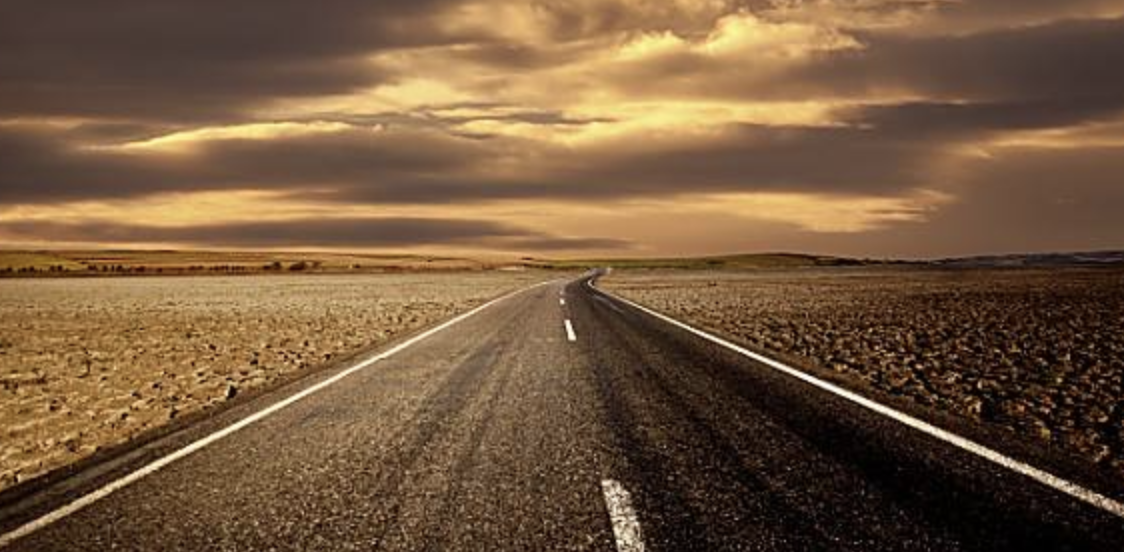
//> input picture road.png, 1124 x 552 px
$ ./houghline   (built with g++ and OpenCV 4)
//> lines starting //> are read from the running program, lines starting //| are printed output that depends on the picture; after the words box and inside, x2 and y2 are one past the last pixel; in counts of white or black regions, pixels touching at a corner belong together
//
// Created by zysC on 2018/1/15.
//
#include <iostream>
#include <opencv2/opencv.hpp>
#include <opencv2/imgcodecs/imgcodecs.hpp>
#include <opencv2/core/core.hpp>
#include <opencv2/highgui/highgui.hpp>
using namespace std;
using namespace cv;

#define PI 3.1415926
int main()
{
        cv::Mat image = cv::imread ("road.png");
//> image is the input picture: 552 rows x 1124 cols, CV_8UC3; mean B, G, R 62.1, 89, 117
         Mat origin=image.clone();
        cv::Mat result;
        cv::cvtColor (image,result,CV_BGRA2GRAY);
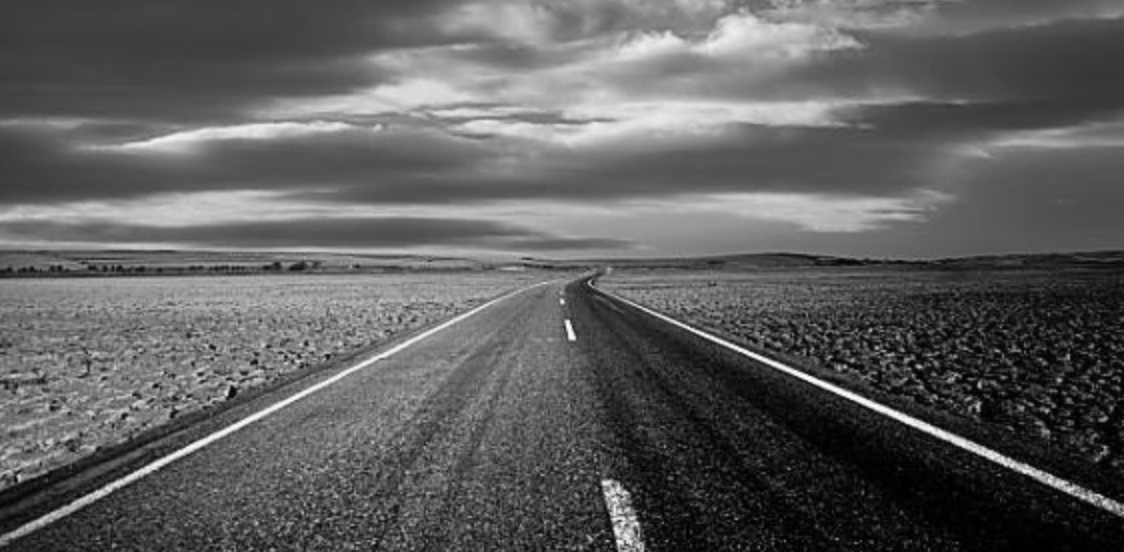
//> result: 552 rows x 1124 cols, CV_8UC1; min 0, max 252, mean 94.3
        medianBlur(result,result,7);
        cv::Mat contours;
        cv::Canny (result,contours,125,350);  //边缘检测
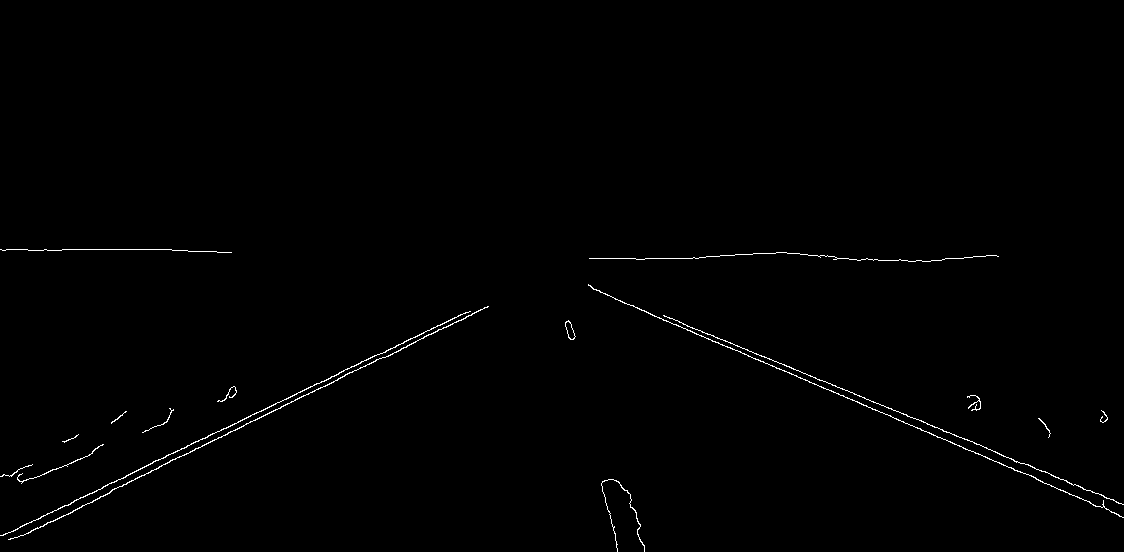
//> contours: 552 rows x 1124 cols, CV_8UC1; 0.62% white in thin lines or dots, all inside (x1, y1, x2, y2) = (0, 249, 1124, 552)
        std::vector<cv::Vec2f> lines;
        /*霍夫变换,获得一组极坐标参数（rho，theta）,每一对对应一条直线，保存到lines
          第3,4个参数表示在（rho，theta)坐标系里横纵坐标的最小单位，即步长*/
        cv::HoughLines (contours,lines,0.3,PI/180,80);
//> lines = 5 lines (rho, theta): [249, 1.57], [258, 1.57], [35.1, 1.97], [489, 1.12], [483, 1.12]
        std::vector<cv::Vec2f>::const_iterator iter = lines.begin ();
        std::cout<<lines.size ()<<std::endl;
//| 5
        while(iter != lines.end())
        {
            float rho = (*iter)[0];
            float theta = (*iter)[1];
            if(theta<PI/4.||theta>3.*PI/4)
            {   //画交点在上下两边的直线
                cv::Point pt1(rho/cos(theta),0);
                cv::Point pt2((rho-result.rows*sin(theta))/cos(theta),result.rows);
                cv::line(image,pt1,pt2,cv::Scalar(255),1);
            }
            else
            {   //画交点在左右两边的直线
                cv::Point pt1(0,rho/sin(theta));
                cv::Point pt2(result.cols,(rho-result.cols*cos(theta)/sin(theta)));
                cv::line(image,pt1,pt2,cv::Scalar(255),3);
            }
            ++iter;
        }
//> this loop made 5 passes
//> (rho, theta, pt1, pt2) on passes 1 to 5: (249, 1.57, Point(0, 249), Point(1124, 249)), (258, 1.57, Point(0, 258), Point(1124, 258)), (35.1, 1.97, Point(0, 38), Point(1124, 512)), (489, 1.12, Point(0, 544), Point(1124, -59)), (483, 1.12, Point(0, 537), Point(1124, -65))
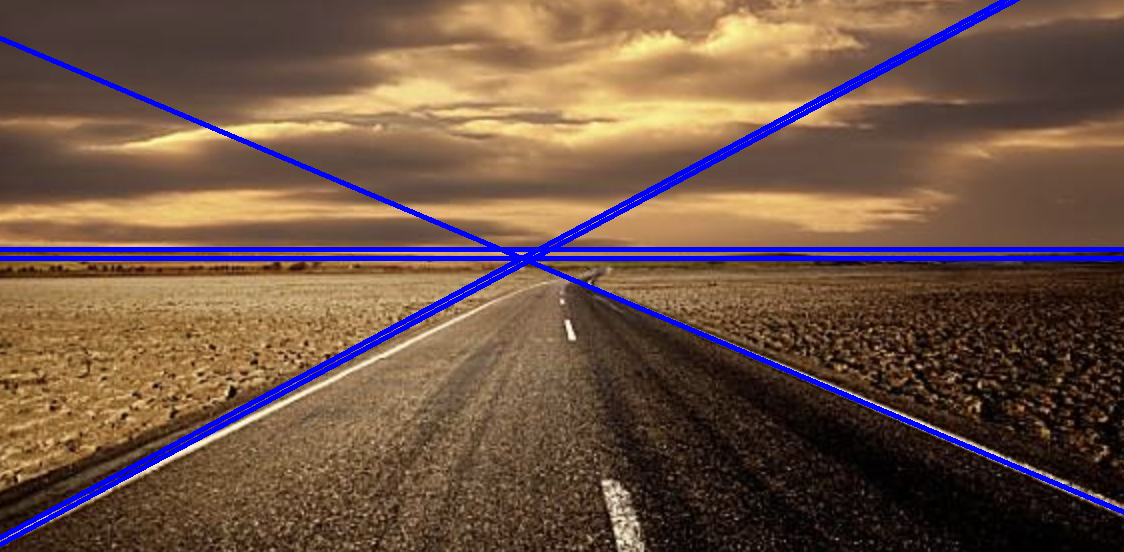
//> image: 552 rows x 1124 cols, CV_8UC3; 4.55% of pixels changed, all inside (x1, y1, x2, y2) = (0, 0, 1124, 547)
        imshow("src",origin);
        cv::namedWindow ("hough");
        cv::imshow("hough",image);


    waitKey(0);
    return 0;
}

$ run again, with rotate.png copied over road.png
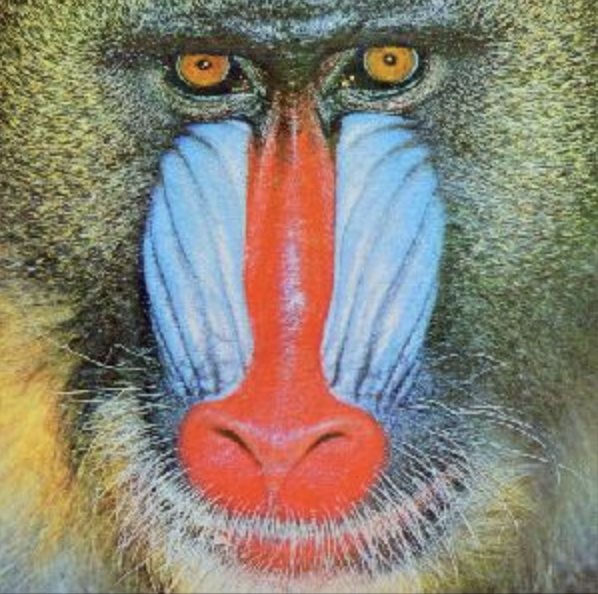
//> input picture rotate.png, 598 x 594 px
//> image is the input picture: 594 rows x 598 cols, CV_8UC3; mean B, G, R 116.4, 130.1, 137.6
//> `medianBlur(result,result,7);`:
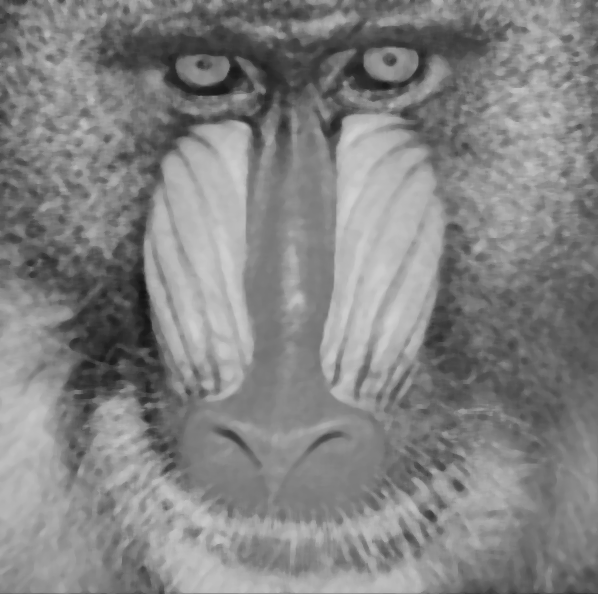
//> result: 594 rows x 598 cols, CV_8UC1; min 19, max 209, mean 130.6
//> `cv::Canny (result,contours,125,350);`:
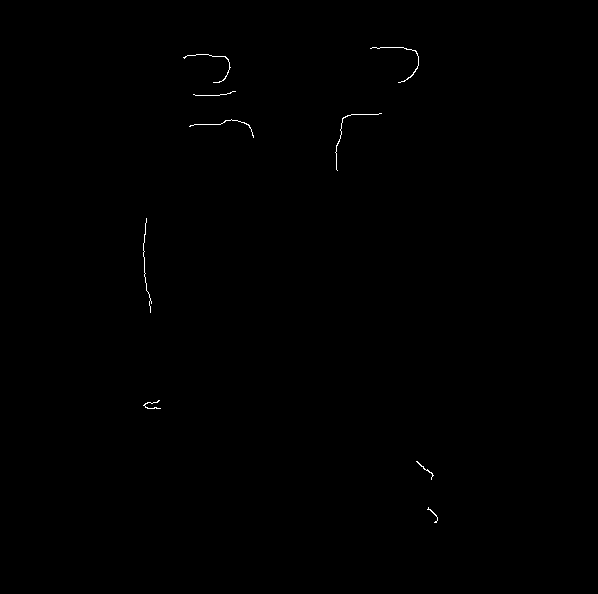
//> contours: 594 rows x 598 cols, CV_8UC1; 0.17% white in thin lines or dots, all inside (x1, y1, x2, y2) = (143, 47, 438, 523)
//> lines = empty
//| 0

$ run again, with sobel_test.jpg saved as road.png
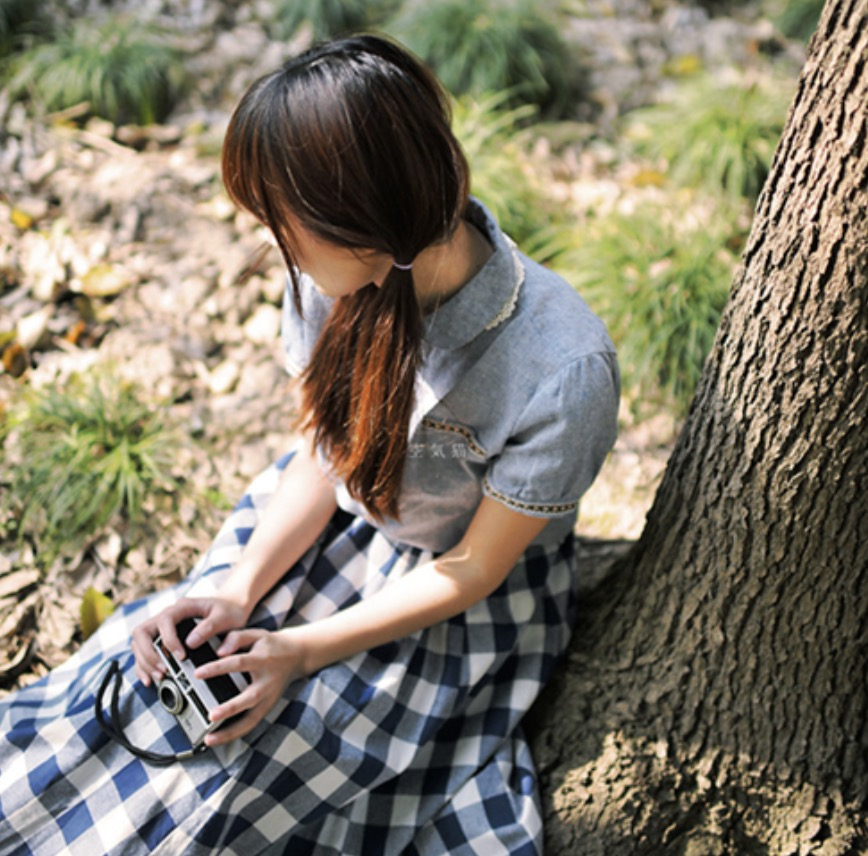
//> input picture sobel_test.jpg, 868 x 856 px
//> image is the input picture: 856 rows x 868 cols, CV_8UC3; mean B, G, R 106.4, 122.2, 128.7
//> `cv::Canny (result,contours,125,350);`:
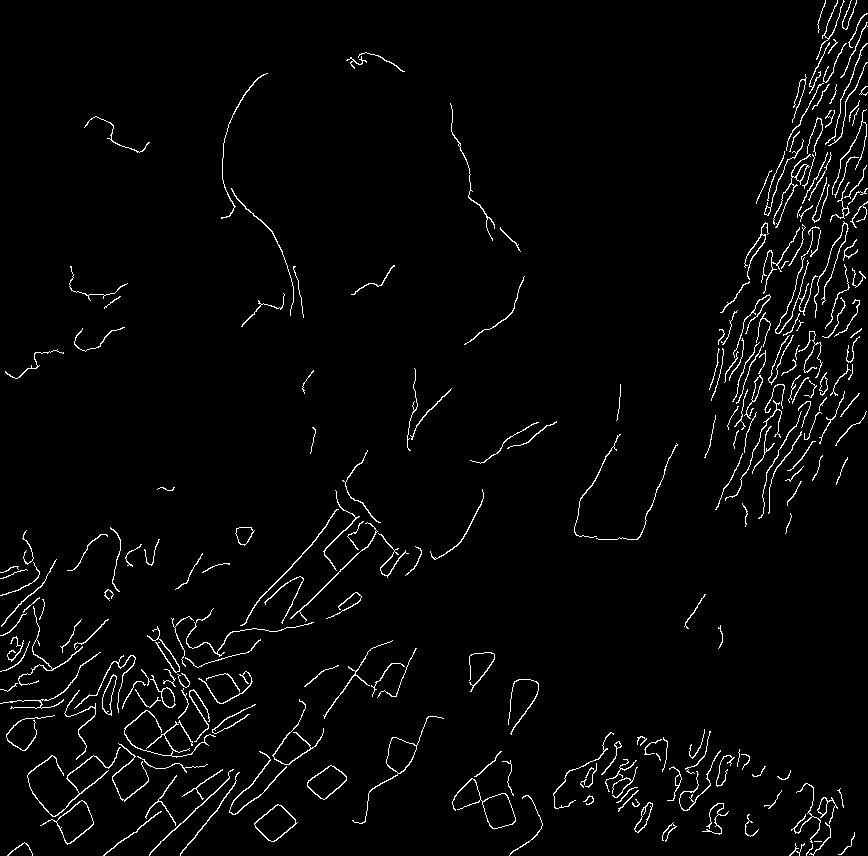
//> contours: 856 rows x 868 cols, CV_8UC1; 2.7% white in thin lines or dots
//> lines = 8 lines (rho, theta): [819.9, 0], [643.5, 0.79], [842.1, 0], [644.1, 0.79], [825.9, 0], [800.1, 0], [819, 0], [801.9, 0]
//| 8
//> the loop `while(iter != lines.end())` made 8 passes
//> (rho, theta, pt1, pt2) on passes 1, 2, 3, 4, 5, 6, 8: (819.9, 0, Point(819, 0), Point(819, 856)), (643.5, 0.785, Point(0, 910), Point(868, -224)), (842.1, 0, Point(842, 0), Point(842, 856)), (644.1, 0.785, Point(0, 910), Point(868, -223)), (825.9, 0, Point(825, 0), Point(825, 856)), (800.1, 0, Point(800, 0), Point(800, 856)), (801.9, 0, Point(801, 0), Point(801, 856))
//> after the loop `while(iter != lines.end())`:
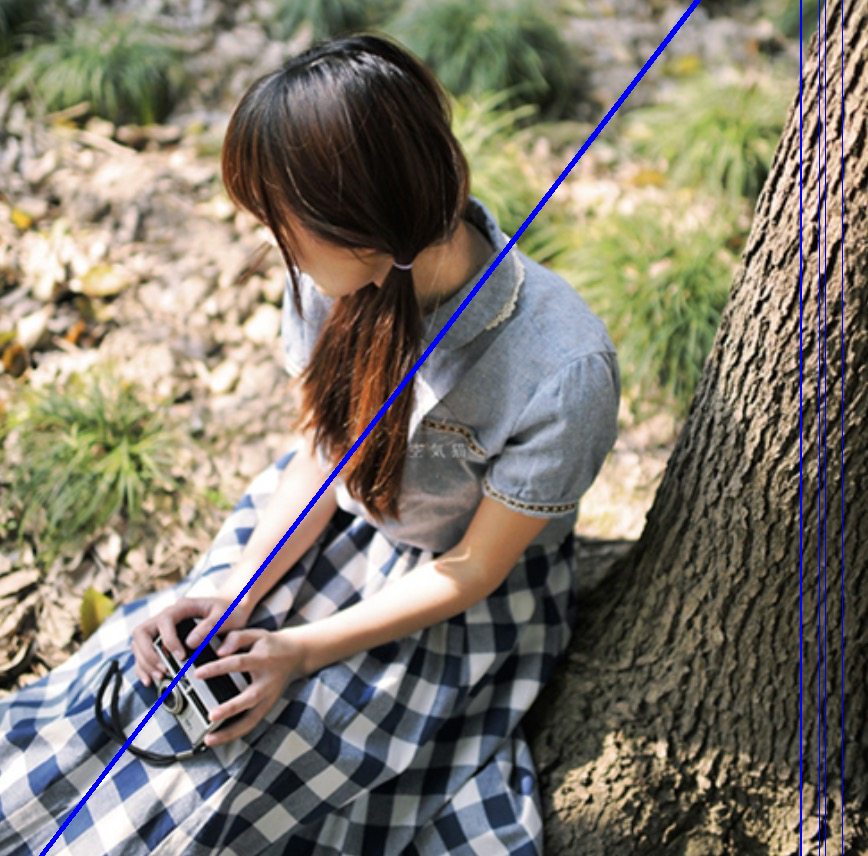
//> image: 856 rows x 868 cols, CV_8UC3; 1.33% of pixels changed, all inside (x1, y1, x2, y2) = (39, 0, 843, 856)
